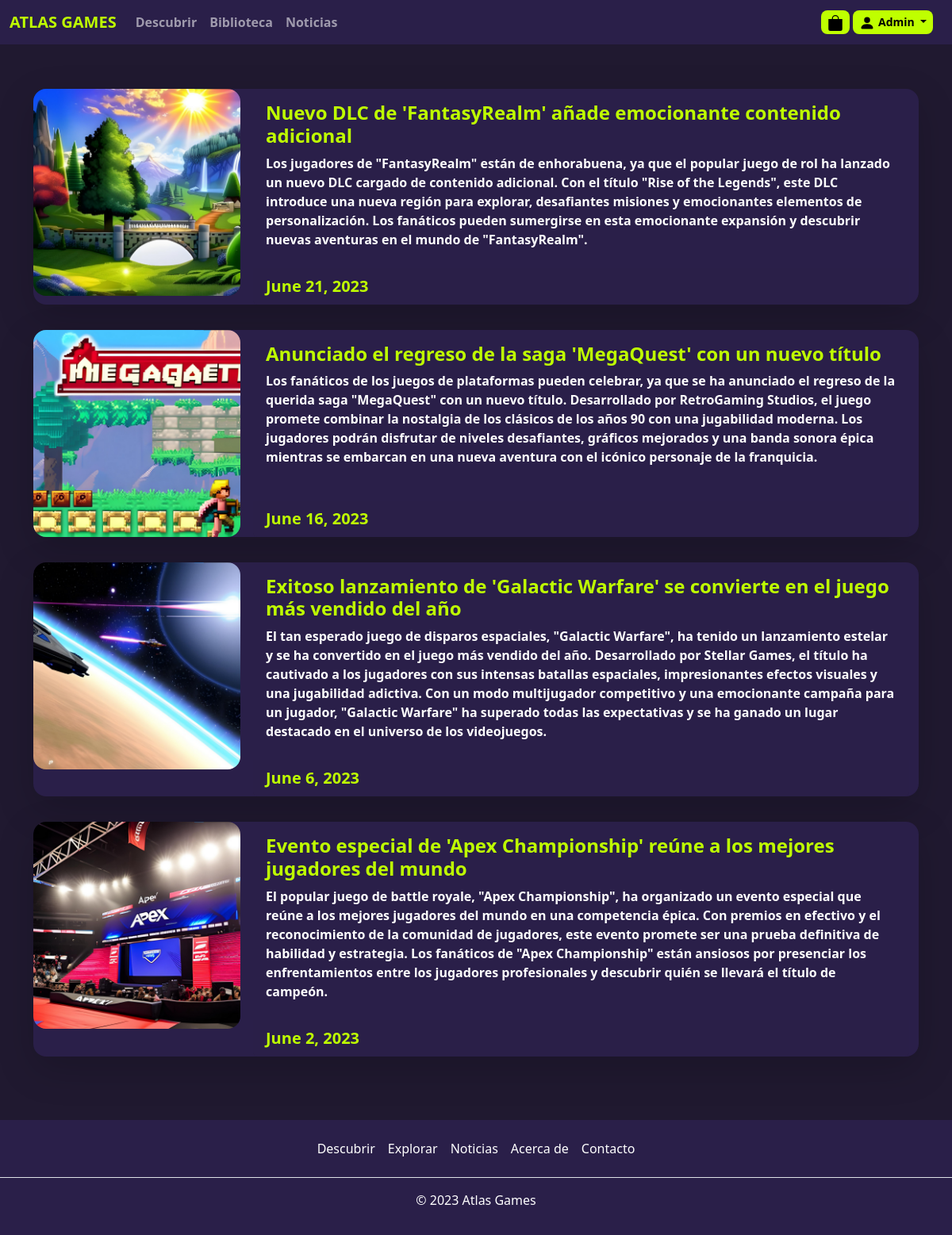
/noticias (signed in), run on the app's committed database.
### tienda/models.py (models this page shows, shortened)
class Noticia(models.Model):
    titulo = models.CharField(max_length=100)
    descripcion = models.TextField()
    fecha = models.DateField()
    imagen = models.ImageField(upload_to='noticias')

### tienda/views.py (the view)
# urls.py: path("noticias", noticias, name="noticias"),
@login_required
def noticias(request):
    noticias = Noticia.objects.all()
    return render(request, 'noticias.html', {'noticias': noticias})

### tienda/templates/noticias.html
{% extends 'layouts/app.html' %} {% block contenido %}
<main class="mt-5">
    <article class="container-sm my-5">
        <div class="row row-cols-1 py-3 gy-3" id="grupo-noticias">
            {% for noticia in noticias %} {% if forloop.counter <= 5 %}
            <div class="col" id="noticia">
                <a href="#" class="text-decoration-none">
                    <section
                        class="card mb-3 bg-moradoClaro text-white rounded-4 shadow-lg border-0 g-0"
                    >
                        <div class="row row-cols-2 rounded-4">
                            <div class="col-md-3">
                                <div class="ratio ratio-1x1">
                                    <img
                                        src="{{ noticia.imagen.url }}
                                    "
                                        class="img-fluid rounded-4 object-fit-cover"
                                        alt="..."
                                    />
                                </div>
                            </div>
                            <div
                                class="col-md-9 d-flex flex-column g-0 ps-1 pe-4"
                            >
                                <div class="card-body">
                                    <h3 class="card-title fs-4 fw-bold text-verdeBrillante">
                                        {{ noticia.titulo }}
                                    </h3>
                                    <p class="card-title fw-semibold fs-6">
                                        {{ noticia.descripcion }}
                                    </p>
                                </div>
                                <div class="card-footer fw-bold border-0">
                                    <small
                                        class="text-white fs-5 text-verdeBrillante"
                                        >{{ noticia.fecha }}</small
                                    >
                                </div>
                            </div>
                        </div>
                    </section>
                </a>
            </div>
            {% endif %} {% endfor %}
        </div>
    </article>
</main>
{% endblock %}

### tienda/templates/layouts/app.html
{% extends 'layouts/base.html' %}
{% block app %}
{% include 'layouts/_header.html' %}
{% block contenido %}
{% endblock  %}
{% include 'layouts/_footer.html' %}
{% endblock  %}

### tienda/templates/layouts/base.html (shortened to what this page needs)
{% load static %}
<!DOCTYPE html>
<html lang="es">
    <head>
        <link
            href="https://cdn.jsdelivr.net/npm/bootstrap@5.3.0-alpha3/dist/css/bootstrap.min.css"
            rel="stylesheet"
        />
        <link rel="stylesheet" href="{% static 'tienda/css/colores.css' %}" />
        <link
            rel="stylesheet"
            href="{% static 'tienda/css/zoom-cartas.css' %}"
        />
    </head>
    <body class="text-white bg-moradoOscuro">
        <div class="p-4 mb-5"></div>
        {% block app %} {% endblock %}
    </body>
</html>

### tienda/templates/layouts/_header.html (shortened to what this page needs)
<header>
    <nav
        class="navbar navbar-expand-lg text-white bg-moradoClaro fixed-top"
        data-bs-theme="dark"
    >
        <div class="container-fluid">
            <a
                class="navbar-brand fw-bold text-verdeBrillante"
                href="{% url 'tienda:index' %}"
                >ATLAS GAMES</a
            >
            <div
                class="collapse navbar-collapse justify-content-between w-100"
                id="navbarNavAltMarkup"
            >
                <div class="navbar-nav">
                    <a
                        class="nav-link fw-semibold"
                        href="{% url 'tienda:index' %}"
                        >Descubrir</a
                    >
                    <a class="nav-link fw-semibold" href="{% url 'tienda:biblioteca' %}">Biblioteca</a>
                    <a
                        class="nav-link fw-semibold"
                        href="{% url 'tienda:noticias' %}"
                        >Noticias</a
                    >
                </div>
                <div>
                    <form class="container-fluid justify-content-start">
                        <button
                            class="btn bg-verdeBrillante text-black border-0 rounded-3 btn-sm"
                            type="button"
                            onclick="mostrarProductosEnCarrito()"
                            data-bs-toggle="offcanvas"
                            data-bs-target="#offcanvasRight"
                            aria-controls="offcanvasRight"
                        >
                            <svg
                                xmlns="http://www.w3.org/2000/svg"
                                width="20"
                                height="20"
                                fill="currentColor"
                                class="bi bi-bag-fill"
                                viewBox="0 0 16 16"
                            >
                                <path
                                    d="M8 1a2.5 2.5 0 0 1 2.5 2.5V4h-5v-.5A2.5 2.5 0 0 1 8 1zm3.5 3v-.5a3.5 3.5 0 1 0-7 0V4H1v10a2 2 0 0 0 2 2h10a2 2 0 0 0 2-2V4h-3.5z"
                                />
                            </svg>
                        </button>
                        <div class="btn-group btn-group-sm" role="group">
                            <button
                                type="button"
                                class="btn fw-bold bg-verdeBrillante text-black text-capitalize border-0 rounded-3 dropdown-toggle"
                                data-bs-toggle="dropdown"
                                aria-expanded="false"
                            >
                                <svg
                                    xmlns="http://www.w3.org/2000/svg"
                                    width="20"
                                    height="20"
                                    fill="currentColor"
                                    class="bi bi-person-fill"
                                    viewBox="0 0 16 16"
                                >
                                    <path
                                        d="M3 14s-1 0-1-1 1-4 6-4 6 3 6 4-1 1-1 1H3Zm5-6a3 3 0 1 0 0-6 3 3 0 0 0 0 6Z"
                                    />
                                </svg>
                                {{ request.user.username }}
                            </button>
                        </div>
                    </form>
                </div>
            </div>
        </div>
    </nav>
</header>

### tienda/templates/layouts/_footer.html
<footer class="py-3 text-white bg-moradoClaro mt-5">
    <ul class="nav justify-content-center border-bottom pb-3 mb-3">
        <li class="nav-item">
            <a href="{% url 'tienda:index' %}" class="nav-link px-2 text-white">Descubrir</a>
        </li>
        <li class="nav-item">
            <a href="#" class="nav-link px-2 text-white">Explorar</a>
        </li>
        <li class="nav-item">
            <a href="{% url 'tienda:noticias' %}" class="nav-link px-2 text-white">Noticias</a>
        </li>
        <li class="nav-item">
            <a href="#" class="nav-link px-2 text-white">Acerca de</a>
        </li>
        <li class="nav-item">
            <a href="#" class="nav-link px-2 text-white">Contacto</a>
        </li>
    </ul>
    <p class="text-center text-white">© 2023 Atlas Games</p>
</footer>

### tienda/static/tienda/css/colores.css (style rules this page uses)
:root { --moradoClaro: 42, 31, 73; --moradoOscuro: 32, 25, 48; --verdeBrillante: 191, 255, 0; --gris: #a6a6a6; }
.bg-moradoOscuro { --bs-bg-opacity: 1; background-color: rgba( var(--moradoOscuro), var(--bs-bg-opacity) ) !important; }
.bg-moradoClaro { --bs-bg-opacity: 1; background-color: rgba(var(--moradoClaro), var(--bs-bg-opacity)) !important; }
.bg-verdeBrillante { --bs-text-opacity: 1; background-color: rgba( var(--verdeBrillante), var(--bs-text-opacity) ) !important; }
.text-verdeBrillante { --bs-text-opacity: 1; color: rgba(var(--verdeBrillante), var(--bs-text-opacity)) !important; }

### data on the page
Noticia: imagen (picture), titulo "Nuevo DLC de 'FantasyRealm' añade emocionante contenido adicional", descripcion "Los jugadores de \"FantasyRealm\" están de enhorabuena, ya que el popular juego de rol ha lanzado un nuevo DLC cargado de contenido adicional. Con el título \"Rise of the Legends\", este DLC introduce una nueva región para explorar, desafiantes misiones y emocionantes elementos de personalización. Los fanáticos pueden sumergirse en esta emocionante expansión y descubrir nuevas aventuras en el mundo de \"FantasyRealm\".", fecha "June 21, 2023"
Noticia: imagen (picture), titulo "Anunciado el regreso de la saga 'MegaQuest' con un nuevo título", descripcion "Los fanáticos de los juegos de plataformas pueden celebrar, ya que se ha anunciado el regreso de la querida saga \"MegaQuest\" con un nuevo título. Desarrollado por RetroGaming Studios, el juego promete combinar la nostalgia de los clásicos de los años 90 con una jugabilidad moderna. Los jugadores podrán disfrutar de niveles desafiantes, gráficos mejorados y una banda sonora épica mientras se embarcan en una nueva aventura con el icónico personaje de la franquicia.", fecha "June 16, 2023"
Noticia: imagen (picture), titulo "Exitoso lanzamiento de 'Galactic Warfare' se convierte en el juego más vendido del año", descripcion "El tan esperado juego de disparos espaciales, \"Galactic Warfare\", ha tenido un lanzamiento estelar y se ha convertido en el juego más vendido del año. Desarrollado por Stellar Games, el título ha cautivado a los jugadores con sus intensas batallas espaciales, impresionantes efectos visuales y una jugabilidad adictiva. Con un modo multijugador competitivo y una emocionante campaña para un jugador, \"Galactic Warfare\" ha superado todas las expectativas y se ha ganado un lugar destacado en el universo de los videojuegos.", fecha "June 6, 2023"
Noticia: imagen (picture), titulo "Evento especial de 'Apex Championship' reúne a los mejores jugadores del mundo", descripcion "El popular juego de battle royale, \"Apex Championship\", ha organizado un evento especial que reúne a los mejores jugadores del mundo en una competencia épica. Con premios en efectivo y el reconocimiento de la comunidad de jugadores, este evento promete ser una prueba definitiva de habilidad y estrategia. Los fanáticos de \"Apex Championship\" están ansiosos por presenciar los enfrentamientos entre los jugadores profesionales y descubrir quién se llevará el título de campeón.", fecha "June 2, 2023"

### other printed values
{{ request.user.username }} "Admin"
